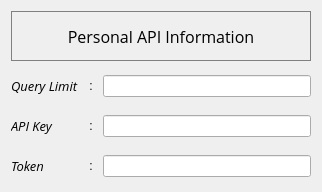
<?xml version="1.0" encoding="UTF-8"?>
<ui version="4.0">
 <class>mainwindow</class>
 <widget class="QWidget" name="mainwindow">
  <property name="geometry">
   <rect>
    <x>0</x>
    <y>0</y>
    <width>350</width>
    <height>230</height>
   </rect>
  </property>
  <property name="windowTitle">
   <string>Form</string>
  </property>
  <layout class="QVBoxLayout" name="verticalLayout">
   <property name="spacing">
    <number>10</number>
   </property>
   <property name="sizeConstraint">
    <enum>QLayout::SizeConstraint::SetFixedSize</enum>
   </property>
   <item>
    <widget class="QLabel" name="personal_lab">
     <property name="sizePolicy">
      <sizepolicy hsizetype="Expanding" vsizetype="Fixed">
       <horstretch>0</horstretch>
       <verstretch>0</verstretch>
      </sizepolicy>
     </property>
     <property name="minimumSize">
      <size>
       <width>300</width>
       <height>50</height>
      </size>
     </property>
     <property name="font">
      <font>
       <family>Open Sans</family>
       <pointsize>12</pointsize>
      </font>
     </property>
     <property name="styleSheet">
      <string notr="true">border: 1px solid grey;</string>
     </property>
     <property name="frameShape">
      <enum>QFrame::Shape::NoFrame</enum>
     </property>
     <property name="text">
      <string>Personal API Information</string>
     </property>
     <property name="alignment">
      <set>Qt::AlignmentFlag::AlignCenter</set>
     </property>
    </widget>
   </item>
   <item>
    <layout class="QGridLayout" name="gridLayout" rowminimumheight="30,30,30" columnminimumwidth="0,0,0">
     <property name="sizeConstraint">
      <enum>QLayout::SizeConstraint::SetDefaultConstraint</enum>
     </property>
     <property name="horizontalSpacing">
      <number>10</number>
     </property>
     <item row="2" column="0">
      <widget class="QLabel" name="token">
       <property name="font">
        <font>
         <family>Open Sans</family>
         <pointsize>10</pointsize>
         <italic>true</italic>
        </font>
       </property>
       <property name="text">
        <string>Token</string>
       </property>
      </widget>
     </item>
     <item row="0" column="0">
      <widget class="QLabel" name="query_limit">
       <property name="font">
        <font>
         <family>Open Sans</family>
         <pointsize>10</pointsize>
         <italic>true</italic>
        </font>
       </property>
       <property name="text">
        <string>Query Limit</string>
       </property>
      </widget>
     </item>
     <item row="2" column="1">
      <widget class="QLabel" name="col1">
       <property name="sizePolicy">
        <sizepolicy hsizetype="Fixed" vsizetype="Fixed">
         <horstretch>0</horstretch>
         <verstretch>0</verstretch>
        </sizepolicy>
       </property>
       <property name="text">
        <string>:</string>
       </property>
       <property name="alignment">
        <set>Qt::AlignmentFlag::AlignCenter</set>
       </property>
      </widget>
     </item>
     <item row="1" column="0">
      <widget class="QLabel" name="api_key">
       <property name="font">
        <font>
         <family>Open Sans</family>
         <pointsize>10</pointsize>
         <italic>true</italic>
        </font>
       </property>
       <property name="text">
        <string>API Key</string>
       </property>
      </widget>
     </item>
     <item row="1" column="1">
      <widget class="QLabel" name="col2">
       <property name="sizePolicy">
        <sizepolicy hsizetype="Fixed" vsizetype="Fixed">
         <horstretch>0</horstretch>
         <verstretch>0</verstretch>
        </sizepolicy>
       </property>
       <property name="text">
        <string>:</string>
       </property>
       <property name="alignment">
        <set>Qt::AlignmentFlag::AlignCenter</set>
       </property>
      </widget>
     </item>
     <item row="0" column="2">
      <widget class="QLineEdit" name="query_input"/>
     </item>
     <item row="1" column="2">
      <widget class="QLineEdit" name="api_input"/>
     </item>
     <item row="2" column="2">
      <widget class="QLineEdit" name="token_input"/>
     </item>
     <item row="0" column="1">
      <widget class="QLabel" name="col3">
       <property name="sizePolicy">
        <sizepolicy hsizetype="Fixed" vsizetype="Fixed">
         <horstretch>0</horstretch>
         <verstretch>0</verstretch>
        </sizepolicy>
       </property>
       <property name="text">
        <string>:</string>
       </property>
       <property name="alignment">
        <set>Qt::AlignmentFlag::AlignCenter</set>
       </property>
      </widget>
     </item>
    </layout>
   </item>
  </layout>
 </widget>
 <resources/>
 <connections/>
</ui>
